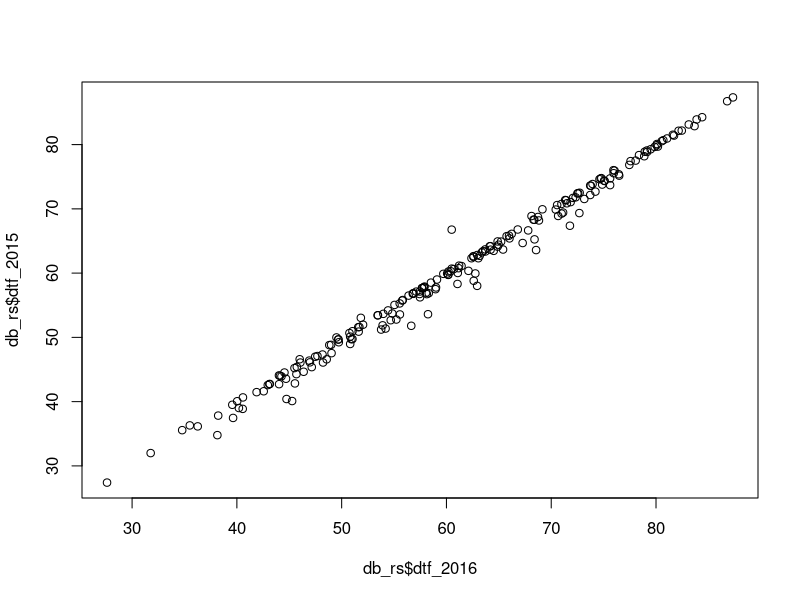
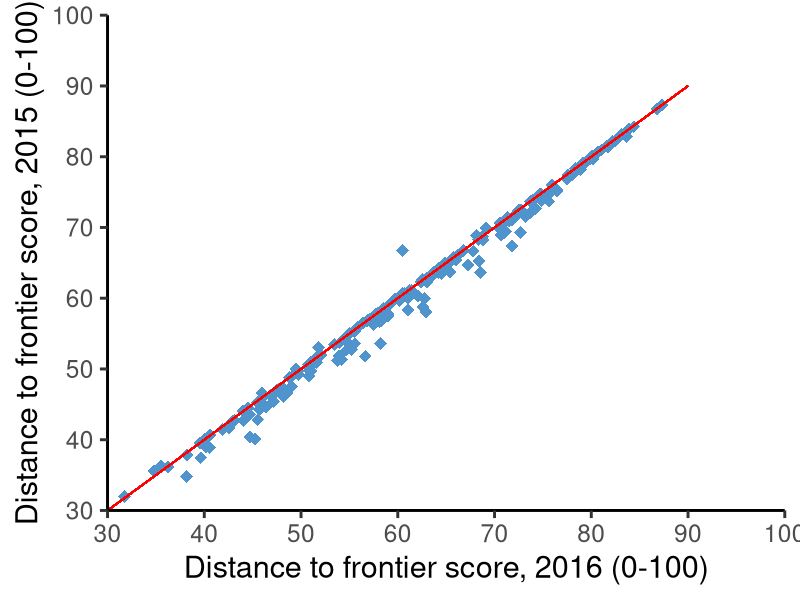
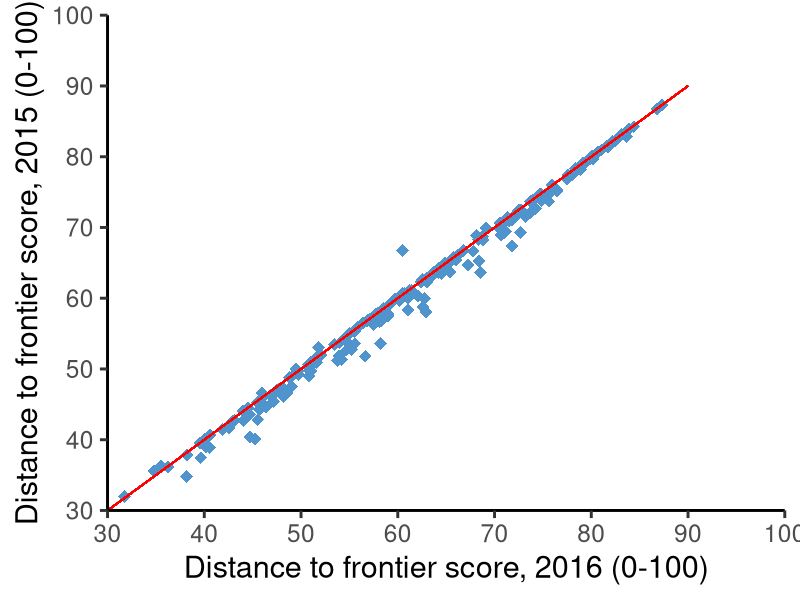

Write R code to recreate these figures, in order.
library(readxl)
library(reshape2)
library(ggplot2)

# Load data

#db<-read_excel("http://www.doingbusiness.org/~/media/GIAWB/Doing%20Business/Documents/Miscellaneous/DB16-Distance-to-Frontier-dataset.xlsx"
db_dtf <- read_excel("DB16-Distance-to-Frontier-dataset.xlsx")
db_dtf <- db_dtf[db_dtf$"DB Year" %in% c(2015,2016),c("Economy", "DB Year", "Overall")]
colnames(db_dtf) <- c("country", "year", "dtf")
rownames(db_dtf) <- NULL

# Cast two most recent years

db_rs <- dcast(db_dtf, country ~ year, value.var = "dtf")
colnames(db_rs) <- c("country", "dtf_2015", "dtf_2016")

# Output correlation

cor(db_rs$dtf_2016, db_rs$dtf_2015)

# Simple plot

plot(db_rs$dtf_2016, db_rs$dtf_2015)

# Pretty plot

ggplot(db_rs, aes(dtf_2016, dtf_2015)) +
  geom_point(shape=18, size=4, color="steelblue3") +
  scale_x_continuous(breaks=seq(30,100,10), limits = c(30, 100), expand=c(0,0)) +
  scale_y_continuous(breaks=seq(30,100,10), limits = c(30, 100), expand=c(0,0)) +
  theme_bw(base_size = 22) +
  theme(axis.line = element_line(colour = "black"),
        panel.grid.major = element_blank(),
        panel.grid.minor = element_blank(),
        panel.border = element_blank(),
        panel.background = element_blank()) +
  xlab("Distance to frontier score, 2016 (0-100)") +
  ylab("Distance to frontier score, 2015 (0-100)") +
  geom_segment(aes(x = 30, y = 30, xend = 90, yend = 90), colour = "red")

ggsave("fig1.2butnot.png", dpi=72)
